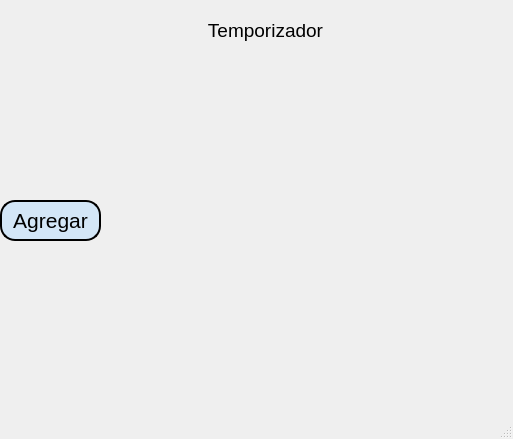
<?xml version="1.0" encoding="UTF-8"?>
<ui version="4.0">
 <class>MainWindow</class>
 <widget class="QMainWindow" name="MainWindow">
  <property name="geometry">
   <rect>
    <x>0</x>
    <y>0</y>
    <width>513</width>
    <height>439</height>
   </rect>
  </property>
  <property name="windowTitle">
   <string>MainWindow</string>
  </property>
  <widget class="QWidget" name="centralwidget">
   <widget class="QPushButton" name="btn_iniciar">
    <property name="geometry">
     <rect>
      <x>0</x>
      <y>200</y>
      <width>101</width>
      <height>41</height>
     </rect>
    </property>
    <property name="font">
     <font>
      <pointsize>16</pointsize>
     </font>
    </property>
    <property name="styleSheet">
     <string notr="true">border: 2px solid black;
background-color: rgb(211, 230, 247);
border-radius: 15px;</string>
    </property>
    <property name="text">
     <string>Agregar</string>
    </property>
   </widget>
   <widget class="QLabel" name="txt_contador">
    <property name="geometry">
     <rect>
      <x>170</x>
      <y>210</y>
      <width>191</width>
      <height>61</height>
     </rect>
    </property>
    <property name="text">
     <string>&lt;html&gt;&lt;head/&gt;&lt;body&gt;&lt;p&gt;&lt;br/&gt;&lt;/p&gt;&lt;/body&gt;&lt;/html&gt;</string>
    </property>
    <property name="alignment">
     <set>Qt::AlignCenter</set>
    </property>
   </widget>
   <widget class="QLabel" name="label">
    <property name="geometry">
     <rect>
      <x>0</x>
      <y>0</y>
      <width>511</width>
      <height>401</height>
     </rect>
    </property>
    <property name="text">
     <string/>
    </property>
    <property name="pixmap">
     <pixmap>../../Resource/reloj_gif.gif</pixmap>
    </property>
    <property name="scaledContents">
     <bool>true</bool>
    </property>
   </widget>
   <widget class="QLabel" name="temporizador">
    <property name="geometry">
     <rect>
      <x>170</x>
      <y>0</y>
      <width>191</width>
      <height>61</height>
     </rect>
    </property>
    <property name="text">
     <string>&lt;html&gt;&lt;head/&gt;&lt;body&gt;&lt;p&gt;&lt;span style=&quot; font-size:14pt;&quot;&gt;Temporizador&lt;/span&gt;&lt;/p&gt;&lt;/body&gt;&lt;/html&gt;</string>
    </property>
    <property name="alignment">
     <set>Qt::AlignCenter</set>
    </property>
   </widget>
   <widget class="QLabel" name="label_9">
    <property name="geometry">
     <rect>
      <x>380</x>
      <y>10</y>
      <width>121</width>
      <height>41</height>
     </rect>
    </property>
    <property name="text">
     <string/>
    </property>
    <property name="pixmap">
     <pixmap resource="../../Resource/resource.qrc">:/Logos/fians.png</pixmap>
    </property>
    <property name="scaledContents">
     <bool>true</bool>
    </property>
   </widget>
   <widget class="QLabel" name="label_10">
    <property name="geometry">
     <rect>
      <x>0</x>
      <y>0</y>
      <width>101</width>
      <height>41</height>
     </rect>
    </property>
    <property name="text">
     <string/>
    </property>
    <property name="pixmap">
     <pixmap resource="../../Resource/resource.qrc">:/Logos/uatlogopng.png</pixmap>
    </property>
    <property name="scaledContents">
     <bool>true</bool>
    </property>
   </widget>
   <widget class="QLabel" name="label_11">
    <property name="geometry">
     <rect>
      <x>420</x>
      <y>330</y>
      <width>101</width>
      <height>61</height>
     </rect>
    </property>
    <property name="text">
     <string/>
    </property>
    <property name="pixmap">
     <pixmap resource="../../Resource/resource.qrc">:/Logos/Shelby-Logo.png</pixmap>
    </property>
    <property name="scaledContents">
     <bool>true</bool>
    </property>
   </widget>
   <zorder>label</zorder>
   <zorder>btn_iniciar</zorder>
   <zorder>txt_contador</zorder>
   <zorder>temporizador</zorder>
   <zorder>label_9</zorder>
   <zorder>label_10</zorder>
   <zorder>label_11</zorder>
  </widget>
  <widget class="QMenuBar" name="menubar">
   <property name="geometry">
    <rect>
     <x>0</x>
     <y>0</y>
     <width>513</width>
     <height>26</height>
    </rect>
   </property>
  </widget>
  <widget class="QStatusBar" name="statusbar"/>
 </widget>
 <resources>
  <include location="../../Resource/resource.qrc"/>
  <include location="../../Resource/resource.qrc"/>
 </resources>
 <connections/>
</ui>
